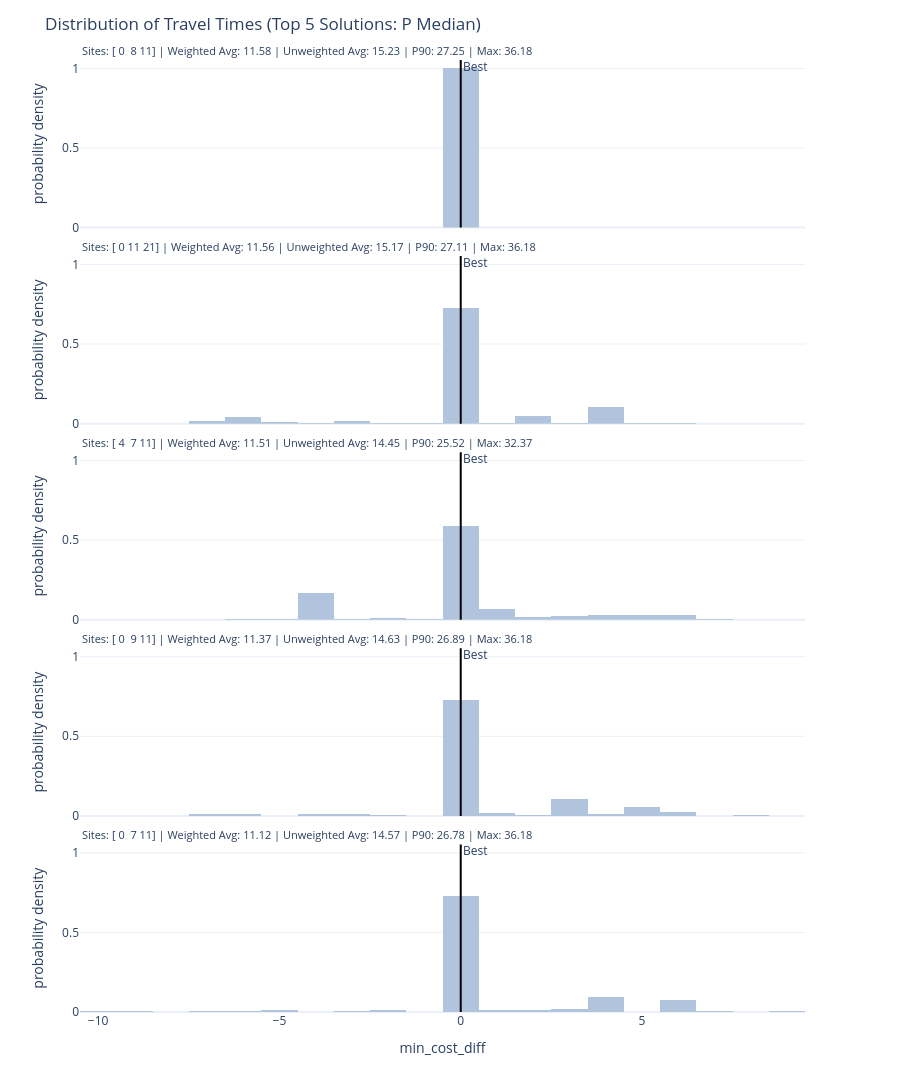

This figure's notebook cell:
### Markdown cell above
We can visualise the differences more easily by setting `compare_to_best=True`.

### Code cell
solution_3.plot_travel_time_distribution(top_n=5, compare_to_best=True)

### Figure 1 — Plotly figure (JSON) as saved in the notebook; plotly's stock layout.template omitted (floating-point values rounded to 4 significant figures; data arrays with more than 128 entries replaced by an {"elided": "..."} marker saying what was removed)
{"data": [{"bingroup": "x", "histnorm": "probability density", "hovertemplate": "label=Sites: [ 0  7 11] | Weighted Avg: 11.12 | Unweighted Avg: 14.57 | P90: 26.78 | Max: 36.18<br>min_cost_diff=%{x}<br>probability density=%{y}<extra></extra>", "legendgroup": "", "marker": {"color": "lightsteelblue", "pattern": {"shape": ""}}, "name": "", "nbinsx": 30, "orientation": "v", "showlegend": false, "type": "histogram", "x": {"elided": "278 float values"}, "xaxis": "x5", "yaxis": "y5"}, {"bingroup": "x", "histnorm": "probability density", "hovertemplate": "label=Sites: [ 0  9 11] | Weighted Avg: 11.37 | Unweighted Avg: 14.63 | P90: 26.89 | Max: 36.18<br>min_cost_diff=%{x}<br>probability density=%{y}<extra></extra>", "legendgroup": "", "marker": {"color": "lightsteelblue", "pattern": {"shape": ""}}, "name": "", "nbinsx": 30, "orientation": "v", "showlegend": false, "type": "histogram", "x": {"elided": "278 float values"}, "xaxis": "x4", "yaxis": "y4"}, {"bingroup": "x", "histnorm": "probability density", "hovertemplate": "label=Sites: [ 4  7 11] | Weighted Avg: 11.51 | Unweighted Avg: 14.45 | P90: 25.52 | Max: 32.37<br>min_cost_diff=%{x}<br>probability density=%{y}<extra></extra>", "legendgroup": "", "marker": {"color": "lightsteelblue", "pattern": {"shape": ""}}, "name": "", "nbinsx": 30, "orientation": "v", "showlegend": false, "type": "histogram", "x": {"elided": "278 float values"}, "xaxis": "x3", "yaxis": "y3"}, {"bingroup": "x", "histnorm": "probability density", "hovertemplate": "label=Sites: [ 0 11 21] | Weighted Avg: 11.56 | Unweighted Avg: 15.17 | P90: 27.11 | Max: 36.18<br>min_cost_diff=%{x}<br>probability density=%{y}<extra></extra>", "legendgroup": "", "marker": {"color": "lightsteelblue", "pattern": {"shape": ""}}, "name": "", "nbinsx": 30, "orientation": "v", "showlegend": false, "type": "histogram", "x": {"elided": "278 float values"}, "xaxis": "x2", "yaxis": "y2"}, {"bingroup": "x", "histnorm": "probability density", "hovertemplate": "label=Sites: [ 0  8 11] | Weighted Avg: 11.58 | Unweighted Avg: 15.23 | P90: 27.25 | Max: 36.18<br>min_cost_diff=%{x}<br>probability density=%{y}<extra></extra>", "legendgroup": "", "marker": {"color": "lightsteelblue", "pattern": {"shape": ""}}, "name": "", "nbinsx": 30, "orientation": "v", "showlegend": false, "type": "histogram", "x": {"elided": "278 float values"}, "xaxis": "x", "yaxis": "y"}], "layout": {"annotations": [{"font": {"size": 11}, "showarrow": false, "text": "Sites: [ 0  8 11] | Weighted Avg: 11.58 | Unweighted Avg: 15.23 | P90: 27.25 | Max: 36.18", "textangle": 0, "x": 0, "xanchor": "left", "xref": "paper", "y": 1, "yanchor": "bottom", "yref": "paper"}, {"font": {"size": 11}, "showarrow": false, "text": "Sites: [ 0 11 21] | Weighted Avg: 11.56 | Unweighted Avg: 15.17 | P90: 27.11 | Max: 36.18", "textangle": 0, "x": 0, "xanchor": "left", "xref": "paper", "y": 0.794, "yanchor": "bottom", "yref": "paper"}, {"font": {"size": 11}, "showarrow": false, "text": "Sites: [ 4  7 11] | Weighted Avg: 11.51 | Unweighted Avg: 14.45 | P90: 25.52 | Max: 32.37", "textangle": 0, "x": 0, "xanchor": "left", "xref": "paper", "y": 0.588, "yanchor": "bottom", "yref": "paper"}, {"font": {"size": 11}, "showarrow": false, "text": "Sites: [ 0  9 11] | Weighted Avg: 11.37 | Unweighted Avg: 14.63 | P90: 26.89 | Max: 36.18", "textangle": 0, "x": 0, "xanchor": "left", "xref": "paper", "y": 0.382, "yanchor": "bottom", "yref": "paper"}, {"font": {"size": 11}, "showarrow": false, "text": "Sites: [ 0  7 11] | Weighted Avg: 11.12 | Unweighted Avg: 14.57 | P90: 26.78 | Max: 36.18", "textangle": 0, "x": 0, "xanchor": "left", "xref": "paper", "y": 0.176, "yanchor": "bottom", "yref": "paper"}, {"showarrow": false, "text": "Best", "x": 0, "xanchor": "left", "xref": "x", "y": 1, "yanchor": "top", "yref": "y domain", "yshift": 4}, {"showarrow": false, "text": "Best", "x": 0, "xanchor": "left", "xref": "x2", "y": 1, "yanchor": "top", "yref": "y2 domain", "yshift": 4}, {"showarrow": false, "text": "Best", "x": 0, "xanchor": "left", "xref": "x3", "y": 1, "yanchor": "top", "yref": "y3 domain", "yshift": 4}, {"showarrow": false, "text": "Best", "x": 0, "xanchor": "left", "xref": "x4", "y": 1, "yanchor": "top", "yref": "y4 domain", "yshift": 4}, {"showarrow": false, "text": "Best", "x": 0, "xanchor": "left", "xref": "x5", "y": 1, "yanchor": "top", "yref": "y5 domain", "yshift": 4}], "barmode": "relative", "height": 1250, "legend": {"tracegroupgap": 0}, "margin": {"t": 60}, "shapes": [{"line": {"color": "black", "width": 2}, "type": "line", "x0": 0, "x1": 0, "xref": "x", "y0": 0, "y1": 1, "yref": "y domain"}, {"line": {"color": "black", "width": 2}, "type": "line", "x0": 0, "x1": 0, "xref": "x2", "y0": 0, "y1": 1, "yref": "y2 domain"}, {"line": {"color": "black", "width": 2}, "type": "line", "x0": 0, "x1": 0, "xref": "x3", "y0": 0, "y1": 1, "yref": "y3 domain"}, {"line": {"color": "black", "width": 2}, "type": "line", "x0": 0, "x1": 0, "xref": "x4", "y0": 0, "y1": 1, "yref": "y4 domain"}, {"line": {"color": "black", "width": 2}, "type": "line", "x0": 0, "x1": 0, "xref": "x5", "y0": 0, "y1": 1, "yref": "y5 domain"}], "title": {"text": "Distribution of Travel Times (Top 5 Solutions: P Median)"}, "xaxis": {"anchor": "y", "domain": [0, 0.98], "title": {"text": "min_cost_diff"}}, "xaxis2": {"anchor": "y2", "domain": [0, 0.98], "matches": "x", "showticklabels": false}, "xaxis3": {"anchor": "y3", "domain": [0, 0.98], "matches": "x", "showticklabels": false}, "xaxis4": {"anchor": "y4", "domain": [0, 0.98], "matches": "x", "showticklabels": false}, "xaxis5": {"anchor": "y5", "domain": [0, 0.98], "matches": "x", "showticklabels": false}, "yaxis": {"anchor": "x", "domain": [0, 0.176], "title": {"text": "probability density"}}, "yaxis2": {"anchor": "x2", "domain": [0.206, 0.382], "matches": "y", "title": {"text": "probability density"}}, "yaxis3": {"anchor": "x3", "domain": [0.412, 0.588], "matches": "y", "title": {"text": "probability density"}}, "yaxis4": {"anchor": "x4", "domain": [0.618, 0.794], "matches": "y", "title": {"text": "probability density"}}, "yaxis5": {"anchor": "x5", "domain": [0.824, 1], "matches": "y", "title": {"text": "probability density"}}}}
